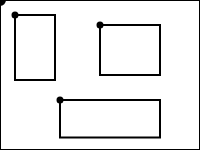
Frame 1 (no input)
Frame 60 (no input): identical to frame 1, image omitted
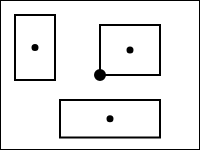
Frame 120 (the mouse pressed at the canvas centre since frame 60)

The p5.js sketch that drew these frames (run headless with seeded random() and noise() and a simulated clock; from frame 60 on, the mouse is pressed at the canvas centre):

// p5.js sketch
// ── sketch.js
function setup() {
  createCanvas(200, 150);
}

function draw() {
  scale(.5);
  constrainMouse();
  background(255);
  noFill();
  strokeWeight(4);
  rect(0, 0, 400, 300)

  drawRect(30, 30, 80, 130);
  drawRect(120, 200, 200, 75)
  drawRect(200, 50, 120, 100);


  fill(0);
  circle(mouseX*2, mouseY*2, 20);  
}

function constrainMouse(){
  mouseX = constrain(mouseX, 0, width);
  mouseY = constrain(mouseY, 0, height);  
}

function drawRect(x,y,w,h){
  fill(255);
  rect(x,y,w,h);
  let x1 = map(mouseX,0,width,x,x+w);  
  let y1 = map(mouseY,0,height,y,y+h);
  fill(0);
  ellipse(x1,y1,10);
  
}
